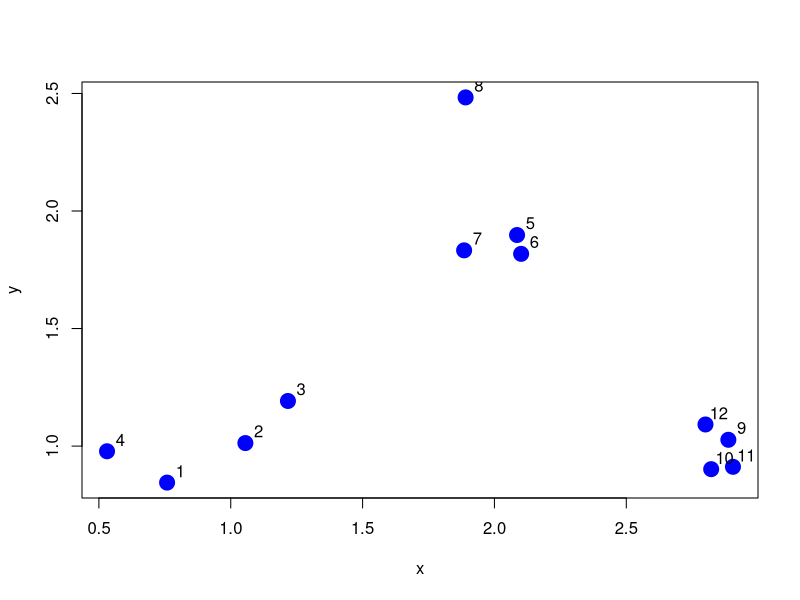
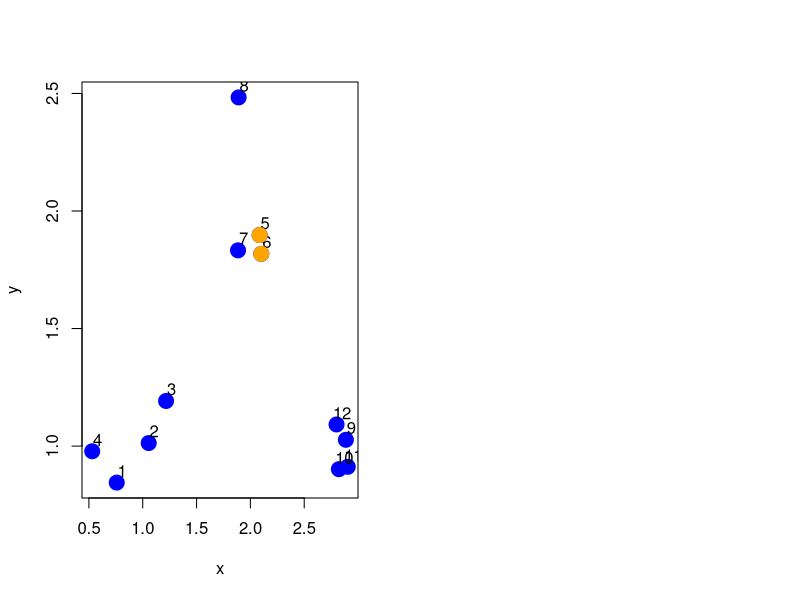
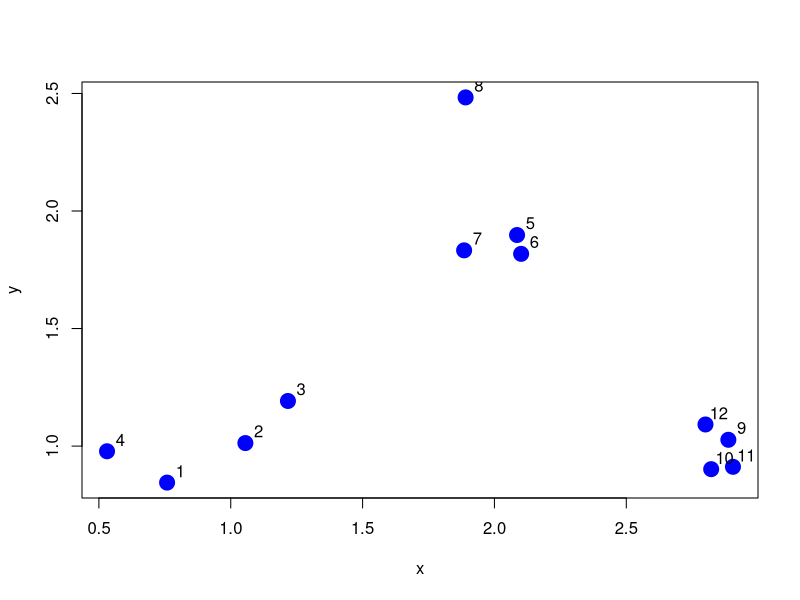

Generate these figures, in order, with R: (Note: this script raises an error after producing the figures.)
# This is the continuation to exploratory analysis in r

# Hierarchical Clustering
set.seed(1234)
x <- rnorm(n = 12, mean = rep(1:3, each = 4), sd = 0.2)
y <- rnorm(n = 12, mean = rep(c(1, 2, 1), each =4), sd = 0.2)
plot(x = x, y = y, col = "blue", pch = 19, cex = 2)
text(x = x + 0.05, y = y + 0.05, labels = as.character(1:12))

dataFrame <- data.frame(x = x, y = y) ## Create the dataframe with the randomly generated values
distance.dataFrame <- dist(x = dataFrame, method = "euclidean") ## Calculate the euclidean distance
rdistxy <- as.matrix(distance.dataFrame)  ## Put them in matrix
diag(rdistxy) <- diag(rdistxy) + 100000 ## To remove the value from the consideration
ind <- which(rdistxy == min(rdistxy), arr.ind = TRUE)

par(mfrow = c(1, 2))
plot(x = x, y = y, col = "blue", pch = 19, cex = 2)
text(x = x + 0.05, y = y + 0.05, labels = as.character(1:12))
points(x[ind[1, ]], y[ind[1, ]], col = "orange", pch = 19, cex = 2) ## Which two points are close together

# Kmean Clustering
par(mfrow = c(1, 1))
set.seed(1234) ## Set the data for the Kmean example
x <- rnorm(n = 12, mean = rep(1:3, each = 4), sd = 0.2)
y <- rnorm(n = 12, mean = rep(c(1, 2, 1), each =4), sd = 0.2)
plot(x = x, y = y, col = "blue", pch = 19, cex = 2)
text(x = x + 0.05, y = y + 0.05, labels = as.character(1:12))
dataFrame <- data.frame(x = x, y = y)
kmeansObj <- kmeans(x = dataFrame, centers = 3)
kmeansObj$cluster <- as.factor(kmeansObj$cluster)
ggplot(data = dataFrame, mapping = aes(x = x, y = y, color = kmeansObj$cluster)) + geom_point()
